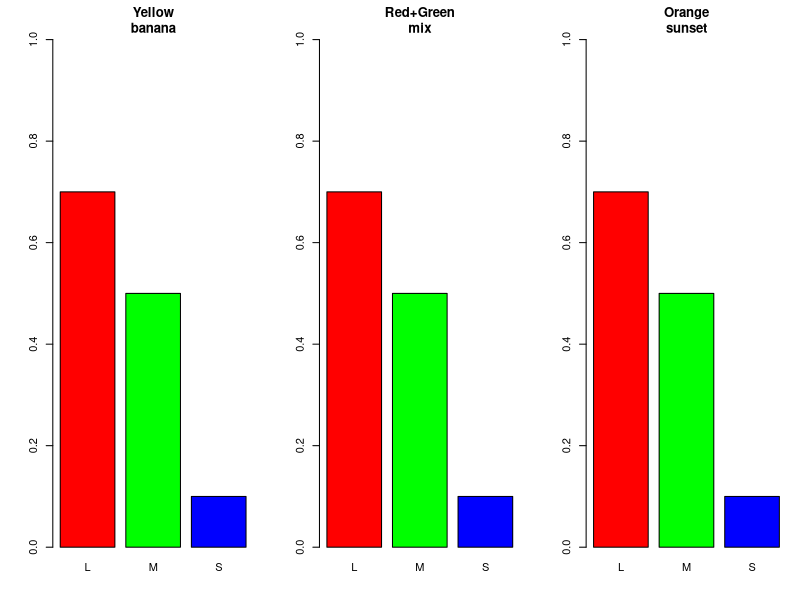
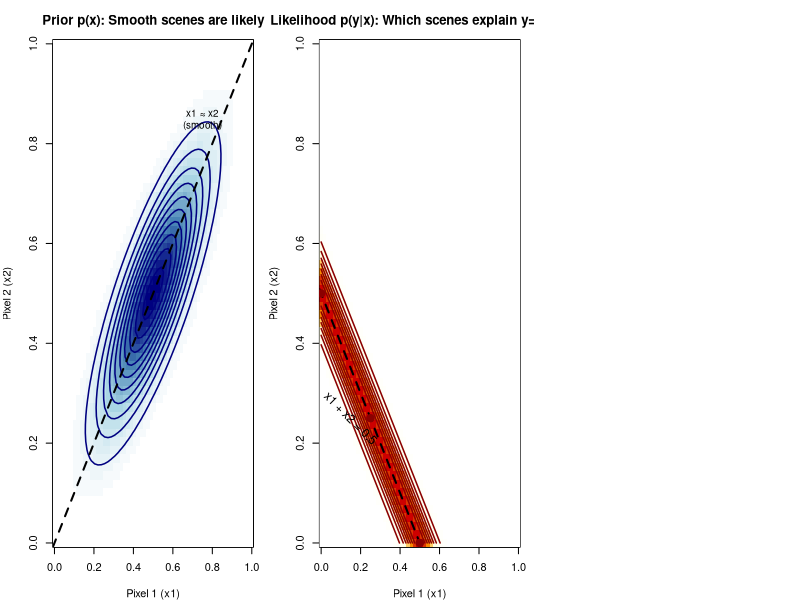
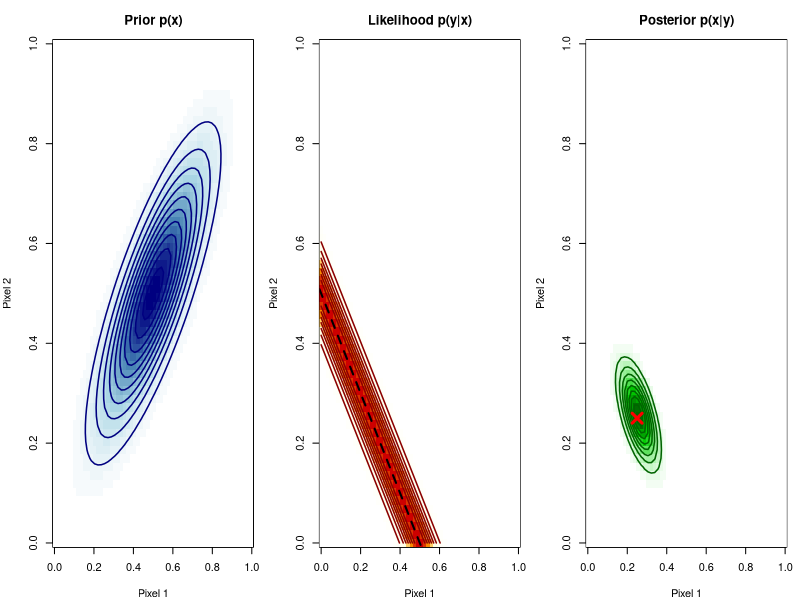
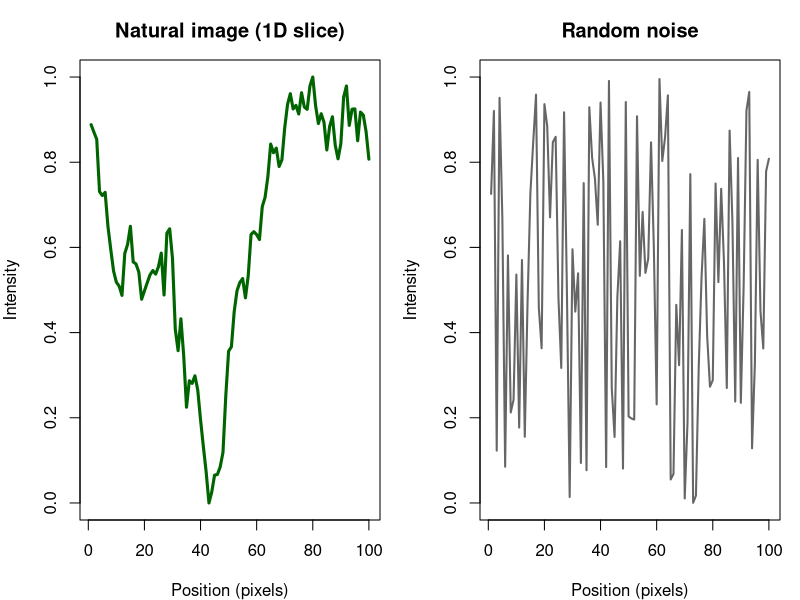
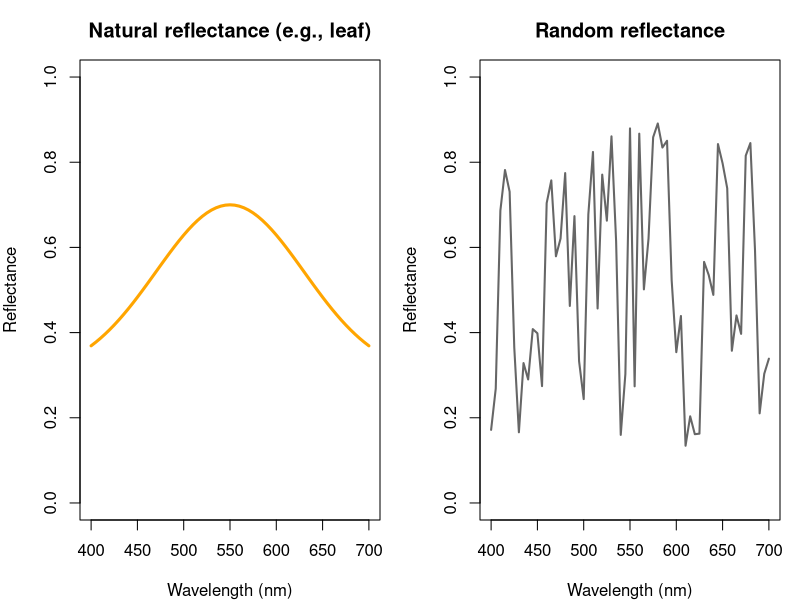
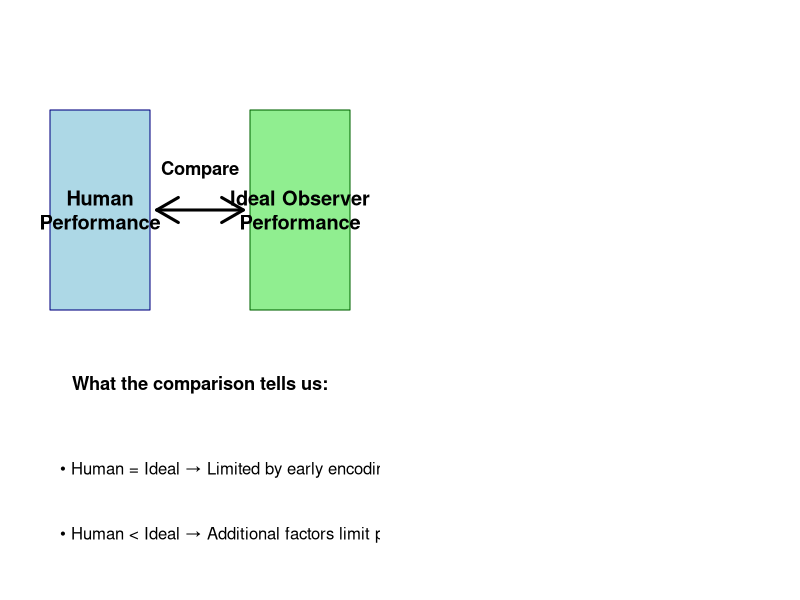
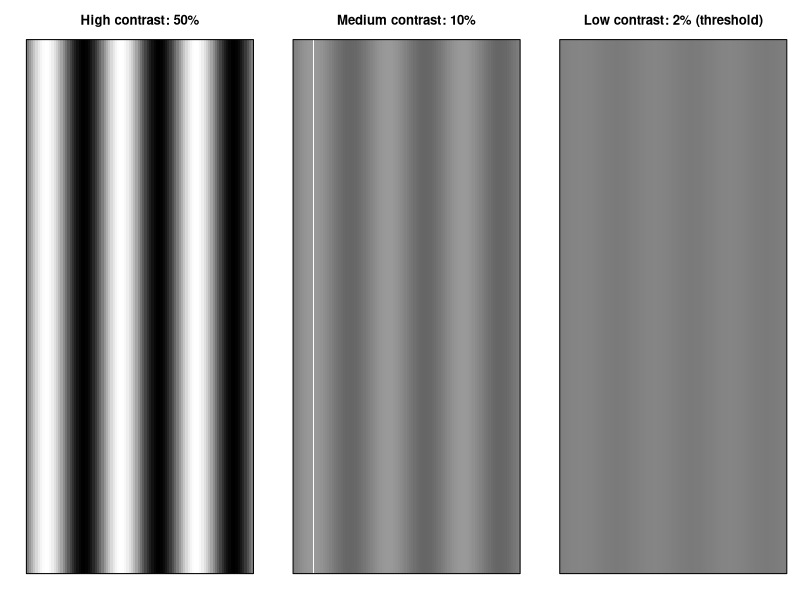
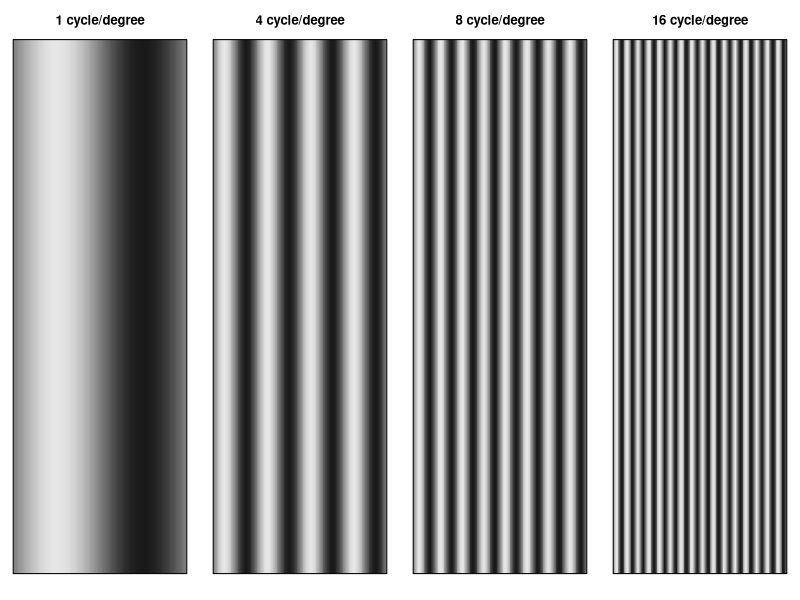

The R script that drew these images, in order:
## ---- chunk 1
#| echo: false
#| fig-width: 8
#| fig-height: 3

par(mfrow = c(1, 3), mar = c(4, 4, 3, 1))

# Many scenes -> same cone response
set.seed(42)
scenes <- c("Yellow\nbanana", "Red+Green\nmix", "Orange\nsunset")
response <- c(0.7, 0.5, 0.1)

# Scene 1
barplot(c(0.7, 0.5, 0.1), names.arg = c("L", "M", "S"), col = c("red", "green", "blue"),
        main = scenes[1], ylim = c(0, 1))

# Scene 2
barplot(c(0.7, 0.5, 0.1), names.arg = c("L", "M", "S"), col = c("red", "green", "blue"),
        main = scenes[2], ylim = c(0, 1))

# Scene 3
barplot(c(0.7, 0.5, 0.1), names.arg = c("L", "M", "S"), col = c("red", "green", "blue"),
        main = scenes[3], ylim = c(0, 1))
## ---- chunk 2
#| echo: true
# Create a grid of all possible (x1, x2) combinations
x1 <- seq(0, 1, length.out = 60)  # 60 values from 0 to 1
x2 <- seq(0, 1, length.out = 60)  # 60 values from 0 to 1

# expand.grid creates all combinations: 60 × 60 = 3600 points
grid <- expand.grid(x1 = x1, x2 = x2)
## ---- chunk 3
#| echo: true
library(mvtnorm)  # for multivariate normal

# Mean: expect both pixels around 0.5 (middle gray)
mu_prior <- c(0.5, 0.5)

# Covariance matrix: pixels are correlated!
sigma_prior <- matrix(c(0.025, 0.020,   # variance of x1, covariance
                        0.020, 0.025),  # covariance, variance of x2
                      nrow = 2, ncol = 2)
sigma_prior
## ---- chunk 4
#| echo: true
library(mvtnorm)

# What is the probability density at point (0.5, 0.5)?
dmvnorm(x = c(0.5, 0.5), mean = c(0.5, 0.5),
        sigma = matrix(c(0.025, 0.020, 0.020, 0.025), 2, 2))

# What about at (0.9, 0.1)? (very different pixels - unlikely!)
dmvnorm(x = c(0.9, 0.1), mean = c(0.5, 0.5),
        sigma = matrix(c(0.025, 0.020, 0.020, 0.025), 2, 2))
## ---- chunk 5
#| echo: true
# dmvnorm() = density of multivariate normal
# For each (x1, x2) pair, how likely is that scene?

# Calculate prior probability for EACH of the 3600 grid points
prior_values <- numeric(nrow(grid))  # empty vector

for (i in 1:nrow(grid)) {
  point <- c(grid$x1[i], grid$x2[i])  # one (x1, x2) pair
  prior_values[i] <- dmvnorm(point, mean = mu_prior, sigma = sigma_prior)
}

# Reshape into 60×60 matrix for plotting
prior <- matrix(prior_values, nrow = length(x1), ncol = length(x2))
## ---- chunk 6
#| echo: false
#| fig-width: 5
#| fig-height: 4.5
blue_cols <- colorRampPalette(c("white", "lightblue", "steelblue", "navy"))(30)
image(x1, x2, prior, col = blue_cols, xlab = "Pixel 1 (x1)", ylab = "Pixel 2 (x2)", main = "Prior p(x): Smooth scenes are likely")
contour(x1, x2, prior, add = TRUE, col = "navy", lwd = 1.5, drawlabels = FALSE, nlevels = 8)
abline(a = 0, b = 1, lty = 2, lwd = 2, col = "black")
text(0.75, 0.85, "x1 ≈ x2\n(smooth)", cex = 0.9)
## ---- chunk 7
#| echo: true
# Any (x1, x2) where 0.5*x1 + 0.5*x2 ≈ 0.25 is consistent!
# That means: x1 + x2 ≈ 0.5

# Likelihood = probability of observing y=0.25 given scene (x1, x2)
y_observed <- 0.25
noise_sd <- 0.025  # measurement noise

likelihood_values <- numeric(nrow(grid))

for (i in 1:nrow(grid)) {
  # What would cone measure for this scene?
  y_predicted <- 0.5 * grid$x1[i] + 0.5 * grid$x2[i]

  # How likely is y_observed given y_predicted?
  likelihood_values[i] <- dnorm(y_observed, mean = y_predicted, sd = noise_sd)
}

likelihood <- matrix(likelihood_values, nrow = length(x1), ncol = length(x2))
## ---- chunk 8
#| echo: false
#| fig-width: 6
#| fig-height: 5
orange_cols <- colorRampPalette(c("white", "lightyellow", "orange", "red3"))(30)
image(x1, x2, likelihood, col = orange_cols, xlab = "Pixel 1 (x1)", ylab = "Pixel 2 (x2)",
      main = "Likelihood p(y|x): Which scenes explain y=0.25?")
contour(x1, x2, likelihood, add = TRUE, col = "red4", lwd = 1.5, drawlabels = FALSE, nlevels = 8)
abline(a = 0.5, b = -1, lty = 2, lwd = 2, col = "black")
text(0.15, 0.25, "x1 + x2 = 0.5", cex = 1.1, srt = -45)

# Show some example points on the ridge x1 + x2 = 0.5
points(0, 0.5, pch = 19, cex = 1.5, col = "darkred")
points(0.25, 0.25, pch = 19, cex = 1.5, col = "darkred")
points(0.5, 0, pch = 19, cex = 1.5, col = "darkred")
## ---- chunk 9
#| echo: true
# Element-wise multiplication!
posterior <- prior * likelihood

# Normalize so it sums to 1 (optional, for proper probability)
posterior <- posterior / sum(posterior)
## ---- chunk 10
#| echo: false
#| fig-width: 10
#| fig-height: 4

# Recalculate for clean visualization
prior <- matrix(dmvnorm(grid, mu_prior, sigma_prior), length(x1), length(x2))
likelihood <- matrix(dnorm(0.5*grid$x1 + 0.5*grid$x2, mean = 0.25, sd = 0.025), length(x1), length(x2))
posterior <- prior * likelihood

blue_cols <- colorRampPalette(c("white", "lightblue", "steelblue", "navy"))(30)
orange_cols <- colorRampPalette(c("white", "lightyellow", "orange", "red3"))(30)
green_cols <- colorRampPalette(c("white", "lightgreen", "green3", "darkgreen"))(30)

par(mfrow = c(1, 3), mar = c(4, 4, 3, 1))

# Prior
image(x1, x2, prior, col = blue_cols, xlab = "Pixel 1", ylab = "Pixel 2", main = "Prior p(x)")
contour(x1, x2, prior, add = TRUE, col = "navy", lwd = 1.5, drawlabels = FALSE, nlevels = 8)

# Likelihood
image(x1, x2, likelihood, col = orange_cols, xlab = "Pixel 1", ylab = "Pixel 2", main = "Likelihood p(y|x)")
contour(x1, x2, likelihood, add = TRUE, col = "red4", lwd = 1.5, drawlabels = FALSE, nlevels = 8)
abline(a = 0.5, b = -1, lty = 2, lwd = 2, col = "black")

# Posterior
image(x1, x2, posterior, col = green_cols, xlab = "Pixel 1", ylab = "Pixel 2", main = "Posterior p(x|y)")
contour(x1, x2, posterior, add = TRUE, col = "darkgreen", lwd = 1.5, drawlabels = FALSE, nlevels = 8)
points(0.25, 0.25, pch = 4, cex = 2, lwd = 3, col = "red")
## ---- chunk 11
#| echo: false
#| fig-width: 8
#| fig-height: 4

par(mfrow = c(1, 2), mar = c(4, 4, 3, 1))

# Spatial correlation
set.seed(111)
x <- 1:100

# Smooth natural image (random walk)
natural <- cumsum(rnorm(100, 0, 0.1))
natural <- (natural - min(natural)) / (max(natural) - min(natural))

# Random noise
random <- runif(100)

# Natural image
plot(x, natural, type = "l", lwd = 3, col = "darkgreen",
     main = "Natural image (1D slice)", xlab = "Position (pixels)", ylab = "Intensity",
     ylim = c(0, 1))

# Random noise
plot(x, random, type = "l", lwd = 2, col = "gray40",
     main = "Random noise", xlab = "Position (pixels)", ylab = "Intensity",
     ylim = c(0, 1))
## ---- chunk 12
#| echo: false
#| fig-width: 8
#| fig-height: 4

par(mfrow = c(1, 2), mar = c(4, 4, 3, 1))

wavelengths <- seq(400, 700, by = 5)

# Smooth natural reflectance (like a leaf or skin)
smooth_spectrum <- 0.3 + 0.4 * exp(-0.5 * ((wavelengths - 550) / 80)^2)

# Random reflectance
set.seed(456)
noisy_spectrum <- runif(length(wavelengths), 0.1, 0.9)

plot(wavelengths, smooth_spectrum, type = "l", lwd = 3, col = "orange",
     main = "Natural reflectance (e.g., leaf)", xlab = "Wavelength (nm)", ylab = "Reflectance",
     ylim = c(0, 1))

plot(wavelengths, noisy_spectrum, type = "l", lwd = 2, col = "gray40",
     main = "Random reflectance", xlab = "Wavelength (nm)", ylab = "Reflectance",
     ylim = c(0, 1))
## ---- chunk 13
#| echo: false
#| fig-width: 8
#| fig-height: 3.5

par(mar = c(1, 1, 2, 1))
plot.new()

# Draw comparison diagram
rect(0.05, 0.5, 0.35, 0.9, col = "lightblue", border = "navy")
text(0.2, 0.7, "Human\nPerformance", cex = 1.2, font = 2)

rect(0.65, 0.5, 0.95, 0.9, col = "lightgreen", border = "darkgreen")
text(0.8, 0.7, "Ideal Observer\nPerformance", cex = 1.2, font = 2)

arrows(0.37, 0.7, 0.63, 0.7, lwd = 3, code = 3)
text(0.5, 0.78, "Compare", cex = 1.1, font = 2)

# Outcomes
text(0.5, 0.35, "What the comparison tells us:", cex = 1.1, font = 2)
text(0.08, 0.18, "• Human = Ideal → Limited by early encoding (optics, cones)", adj = 0, cex = 1)
text(0.08, 0.05, "• Human < Ideal → Additional factors limit performance", adj = 0, cex = 1)
## ---- chunk 14
#| echo: false
#| fig-width: 9
#| fig-height: 3.5

par(mfrow = c(1, 3), mar = c(2, 2, 3, 1))

# Create grayscale palette (black to white)
gray_pal <- gray(seq(0, 1, length.out = 256))

# High contrast (50%) - easy to see
x <- seq(0, 6*pi, length.out = 100)
y <- seq(0, 6*pi, length.out = 100)
z_high <- outer(x, y, function(x, y) 0.5 + 0.5 * sin(x))
image(z_high, col = gray_pal, axes = FALSE, main = "High contrast: 50%", zlim = c(0, 1))
box()

# Medium contrast (10%) - harder to see
z_med <- outer(x, y, function(x, y) 0.5 + 0.10 * sin(x))
image(z_med, col = gray_pal, axes = FALSE, main = "Medium contrast: 10%", zlim = c(0, 1))
box()

# Low contrast (2%) - at threshold
z_low <- outer(x, y, function(x, y) 0.5 + 0.02 * sin(x))
image(z_low, col = gray_pal, axes = FALSE, main = "Low contrast: 2% (threshold)", zlim = c(0, 1))
box()
## ---- chunk 15
#| echo: false
#| fig-width: 10
#| fig-height: 3

par(mfrow = c(1, 4), mar = c(2, 1, 3, 1))

gray_pal <- gray(seq(0, 1, length.out = 256))

# Different spatial frequencies
for (sf in c(1, 4, 8, 16)) {
  x <- seq(0, 2*pi*sf, length.out = 200)
  y <- seq(0, 2*pi, length.out = 50)
  z <- outer(x, y, function(x, y) 0.5 + 0.4 * sin(x))
  image(z, col = gray_pal, axes = FALSE, zlim = c(0, 1),
        main = paste0(sf, " cycle/degree"))
  box()
}
## ---- chunk 16
#| echo: false
#| fig-width: 11
#| fig-height: 4

par(mfrow = c(1, 2), mar = c(4, 4, 3, 1))

# Human CSF
sf <- c(0.5, 1, 2, 4, 8, 16, 32)
human_csf <- c(20, 80, 200, 300, 150, 30, 5)

plot(sf, human_csf, type = "b", pch = 19, lwd = 3, col = "black", log = "xy",
     xlab = "Spatial frequency (cycles/degree)", ylab = "Contrast sensitivity",
     main = "Human CSF", ylim = c(1, 500))
abline(v = 4, lty = 2, col = "red")
text(5, 400, "Peak ~4 c/deg", col = "red", cex = 0.9)

# Interpret the shape
plot.new()
text(0.5, 0.9, "Why this shape?", cex = 1.4, font = 2)
text(0.05, 0.72, "• Low frequencies: Limited by lateral inhibition", adj = 0, cex = 1.1)
text(0.05, 0.55, "• Peak at ~4 c/deg: Optimal for typical viewing", adj = 0, cex = 1.1)
text(0.05, 0.38, "• High frequencies: Limited by optics + cone spacing", adj = 0, cex = 1.1)
text(0.05, 0.15, "The CSF describes what we CAN and CANNOT see!", adj = 0, cex = 1.1, font = 2)
## ---- chunk 17
#| echo: false
#| fig-width: 10
#| fig-height: 4

par(mfrow = c(1, 2), mar = c(4, 4, 3, 1))

# Human CSF
sf <- c(0.5, 1, 2, 4, 8, 16, 32)
human_csf <- c(20, 80, 200, 300, 150, 30, 5)
ideal_csf <- c(800, 900, 950, 900, 600, 200, 50)

plot(sf, human_csf, type = "b", pch = 19, lwd = 2, col = "black", log = "xy",
     xlab = "Spatial frequency (cycles/degree)", ylab = "Contrast sensitivity",
     main = "Human vs Ideal Observer", ylim = c(1, 1000))
lines(sf, ideal_csf, type = "b", pch = 17, lwd = 2, col = "steelblue")
legend("topright", c("Human", "Ideal observer"), pch = c(19, 17),
       col = c("black", "steelblue"), lwd = 2, bg = "white")

# Shade the gap
polygon(c(sf, rev(sf)), c(human_csf, rev(ideal_csf)),
        col = rgb(1, 0, 0, 0.15), border = NA)

# Show the gap ratio
plot(sf, ideal_csf / human_csf, type = "b", pch = 15, lwd = 2, col = "red3", log = "x",
     xlab = "Spatial frequency (cycles/degree)", ylab = "Ideal / Human ratio",
     main = "The Gap: How much better is ideal?", ylim = c(0, 50))
abline(h = 1, lty = 2, col = "gray")
text(2, 5, "If ratio = 1, human is optimal", cex = 0.9, col = "gray30")
## ---- chunk 18
#| echo: false
#| fig-width: 10
#| fig-height: 4.5

par(mar = c(4, 4, 3, 1))

sf <- c(5, 10, 20, 30, 40, 50)
human <- c(100, 50, 20, 10, 5, 2)
ideal <- c(800, 500, 200, 80, 30, 10)
realistic_optics <- c(600, 350, 130, 50, 18, 6)
learned_rule <- c(400, 220, 80, 30, 12, 4)
eye_movements <- c(250, 140, 55, 22, 9, 3)
photocurrent <- c(120, 60, 25, 12, 6, 2.5)

plot(sf, human, type = "b", pch = 19, lwd = 3, col = "black", log = "y",
     xlab = "Spatial frequency (c/deg)", ylab = "Contrast sensitivity",
     main = "Adding realism closes the gap (schematic)", ylim = c(1, 1000))
lines(sf, ideal, type = "b", pch = 17, lwd = 2, col = "gray60")
lines(sf, realistic_optics, type = "b", pch = 15, lwd = 2, col = "red3")
lines(sf, learned_rule, type = "b", pch = 16, lwd = 2, col = "blue")
lines(sf, eye_movements, type = "b", pch = 18, lwd = 2, col = "green4")
lines(sf, photocurrent, type = "b", pch = 8, lwd = 2, col = "purple")

legend("topright",
       c("Human", "Ideal", "+ Realistic optics", "+ Learned decision rule",
         "+ Fixational eye movements", "+ Photocurrent model"),
       pch = c(19, 17, 15, 16, 18, 8),
       col = c("black", "gray60", "red3", "blue", "green4", "purple"),
       lwd = 2, cex = 0.75, bg = "white")
## ---- chunk 19
#| echo: false
#| fig-width: 10
#| fig-height: 4

par(mfrow = c(1, 4), mar = c(2, 1, 3, 1))

# Simulate reconstruction quality at different eccentricities
set.seed(42)

# Original image (simple pattern)
n <- 30
original <- matrix(0, n, n)
# Add some structure
for (i in 1:n) {
  for (j in 1:n) {
    original[i, j] <- 0.5 + 0.3 * sin(i/3) * cos(j/3) + 0.1 * sin(i/2 + j/2)
  }
}

image(original, col = gray.colors(50), axes = FALSE, main = "Original image x")
box()

# 1 degree - good reconstruction
recon_1deg <- original + matrix(rnorm(n*n, 0, 0.05), n, n)
image(recon_1deg, col = gray.colors(50), axes = FALSE, main = "1° (fovea)")
box()

# 10 degrees - some blur
recon_10deg <- original
for (i in 2:(n-1)) {
  for (j in 2:(n-1)) {
    recon_10deg[i,j] <- mean(original[(i-1):(i+1), (j-1):(j+1)])
  }
}
recon_10deg <- recon_10deg + matrix(rnorm(n*n, 0, 0.1), n, n)
image(recon_10deg, col = gray.colors(50), axes = FALSE, main = "10° (mid-periphery)")
box()

# 18 degrees - very blurry
recon_18deg <- original
for (k in 1:3) {
  for (i in 2:(n-1)) {
    for (j in 2:(n-1)) {
      recon_18deg[i,j] <- mean(recon_18deg[(i-1):(i+1), (j-1):(j+1)])
    }
  }
}
recon_18deg <- recon_18deg + matrix(rnorm(n*n, 0, 0.15), n, n)
image(recon_18deg, col = gray.colors(50), axes = FALSE, main = "18° (far periphery)")
box()
## ---- chunk 20
#| echo: false
#| fig-width: 8
#| fig-height: 3

par(mar = c(1, 1, 2, 1))
plot.new()

# Likelihood column
rect(0.02, 0.3, 0.30, 0.9, col = "lightyellow", border = "orange3")
text(0.16, 0.75, "Likelihood\n(from cones)", cex = 1.1, font = 2)
text(0.16, 0.5, "Ambiguous:\nmany images\nfit the data", cex = 0.95)

# Plus sign
text(0.35, 0.6, "+", cex = 3, font = 2)

# Prior column
rect(0.40, 0.3, 0.68, 0.9, col = "lightblue", border = "navy")
text(0.54, 0.75, "Prior\n(natural images)", cex = 1.1, font = 2)
text(0.54, 0.5, "Constrains:\nsmooth, correlated\npixels likely", cex = 0.95)

# Equals sign
text(0.73, 0.6, "=", cex = 3, font = 2)

# Posterior column
rect(0.78, 0.3, 1.0, 0.9, col = "lightgreen", border = "darkgreen")
text(0.89, 0.75, "Posterior\n(reconstruction)", cex = 1.1, font = 2)
text(0.89, 0.5, "Best guess:\nplausible image\ngiven data", cex = 0.95)
## ---- chunk 21
#| echo: false
#| fig-width: 10
#| fig-height: 3

par(mar = c(1, 1, 2, 1))
plot.new()

# Pipeline
rect(0.0, 0.4, 0.18, 0.8, col = "lightblue", border = "navy")
text(0.09, 0.6, "Scene\n(7D light field)", cex = 0.9, font = 2)

arrows(0.20, 0.6, 0.24, 0.6, lwd = 2)

rect(0.26, 0.4, 0.44, 0.8, col = "lightyellow", border = "orange3")
text(0.35, 0.6, "Optics\n(blur, PSF)", cex = 0.9, font = 2)

arrows(0.46, 0.6, 0.50, 0.6, lwd = 2)

rect(0.52, 0.4, 0.70, 0.8, col = "lightpink", border = "red3")
text(0.61, 0.6, "Cone Mosaic\n(3 types, noise)", cex = 0.9, font = 2)

arrows(0.72, 0.6, 0.76, 0.6, lwd = 2)

rect(0.78, 0.4, 0.98, 0.8, col = "lightgray", border = "gray30")
text(0.88, 0.6, "Cone Signals\n(L, M, S + noise)", cex = 0.9, font = 2)

text(0.5, 0.15, "Linear algebra + Poisson noise + Computational models (ISETBio)", cex = 1, font = 3)
## ---- chunk 22
#| echo: false
#| fig-width: 10
#| fig-height: 3

par(mar = c(1, 1, 2, 1))
plot.new()

# Inverse pipeline
rect(0.0, 0.4, 0.22, 0.8, col = "lightgray", border = "gray30")
text(0.11, 0.6, "Cone Signals\n(ambiguous!)", cex = 0.9, font = 2)

arrows(0.24, 0.6, 0.28, 0.6, lwd = 2)

rect(0.30, 0.4, 0.52, 0.8, col = "lightyellow", border = "orange3")
text(0.41, 0.65, "Likelihood", cex = 0.9, font = 2)
text(0.41, 0.5, "p(y|x)", cex = 1.1, font = 3)

text(0.56, 0.6, "×", cex = 2, font = 2)

rect(0.60, 0.4, 0.78, 0.8, col = "lightblue", border = "navy")
text(0.69, 0.65, "Prior", cex = 0.9, font = 2)
text(0.69, 0.5, "p(x)", cex = 1.1, font = 3)

arrows(0.80, 0.6, 0.84, 0.6, lwd = 2)

rect(0.86, 0.4, 1.0, 0.8, col = "lightgreen", border = "darkgreen")
text(0.93, 0.6, "Percept\np(x|y)", cex = 0.9, font = 2)

text(0.5, 0.15, "Bayesian inference = Helmholtz's Unconscious Inference", cex = 1, font = 3)
